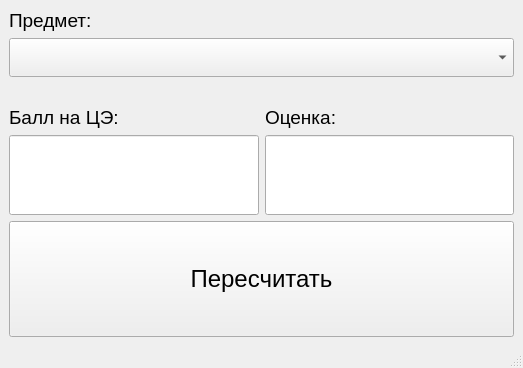
<?xml version="1.0" encoding="UTF-8"?>
<ui version="4.0">
 <class>MainWindow</class>
 <widget class="QMainWindow" name="MainWindow">
  <property name="geometry">
   <rect>
    <x>0</x>
    <y>0</y>
    <width>523</width>
    <height>368</height>
   </rect>
  </property>
  <property name="font">
   <font>
    <pointsize>14</pointsize>
   </font>
  </property>
  <property name="windowTitle">
   <string>Пересчет баллов ЦЭ для аттестата</string>
  </property>
  <widget class="QWidget" name="centralwidget">
   <layout class="QVBoxLayout" name="verticalLayout_3" stretch="1,1,1,1,5">
    <item>
     <widget class="QLabel" name="label">
      <property name="text">
       <string>Предмет:</string>
      </property>
     </widget>
    </item>
    <item>
     <widget class="QComboBox" name="cbUnit">
      <property name="font">
       <font>
        <pointsize>20</pointsize>
       </font>
      </property>
      <property name="maxVisibleItems">
       <number>15</number>
      </property>
      <property name="maxCount">
       <number>100</number>
      </property>
     </widget>
    </item>
    <item>
     <spacer name="verticalSpacer">
      <property name="orientation">
       <enum>Qt::Vertical</enum>
      </property>
      <property name="sizeHint" stdset="0">
       <size>
        <width>20</width>
        <height>20</height>
       </size>
      </property>
     </spacer>
    </item>
    <item>
     <layout class="QHBoxLayout" name="horizontalLayout" stretch="1,1">
      <item>
       <layout class="QVBoxLayout" name="verticalLayout">
        <item>
         <widget class="QLabel" name="label_2">
          <property name="text">
           <string>Балл на ЦЭ:</string>
          </property>
         </widget>
        </item>
        <item>
         <widget class="QLineEdit" name="leBall">
          <property name="font">
           <font>
            <pointsize>48</pointsize>
            <weight>75</weight>
            <bold>true</bold>
           </font>
          </property>
          <property name="text">
           <string/>
          </property>
          <property name="maxLength">
           <number>3</number>
          </property>
          <property name="alignment">
           <set>Qt::AlignCenter</set>
          </property>
          <property name="clearButtonEnabled">
           <bool>true</bool>
          </property>
         </widget>
        </item>
       </layout>
      </item>
      <item>
       <layout class="QVBoxLayout" name="verticalLayout_2">
        <item>
         <widget class="QLabel" name="label_3">
          <property name="text">
           <string>Оценка:</string>
          </property>
         </widget>
        </item>
        <item>
         <widget class="QLineEdit" name="leGrade">
          <property name="font">
           <font>
            <pointsize>48</pointsize>
            <weight>75</weight>
            <bold>true</bold>
           </font>
          </property>
          <property name="text">
           <string/>
          </property>
          <property name="maxLength">
           <number>3</number>
          </property>
          <property name="alignment">
           <set>Qt::AlignCenter</set>
          </property>
          <property name="readOnly">
           <bool>true</bool>
          </property>
         </widget>
        </item>
       </layout>
      </item>
     </layout>
    </item>
    <item>
     <widget class="QPushButton" name="btnConvert">
      <property name="sizePolicy">
       <sizepolicy hsizetype="Preferred" vsizetype="Preferred">
        <horstretch>0</horstretch>
        <verstretch>0</verstretch>
       </sizepolicy>
      </property>
      <property name="font">
       <font>
        <pointsize>18</pointsize>
       </font>
      </property>
      <property name="text">
       <string>Пересчитать</string>
      </property>
     </widget>
    </item>
   </layout>
  </widget>
  <widget class="QStatusBar" name="statusBar">
   <property name="font">
    <font>
     <pointsize>9</pointsize>
    </font>
   </property>
  </widget>
 </widget>
 <resources/>
 <connections/>
</ui>
